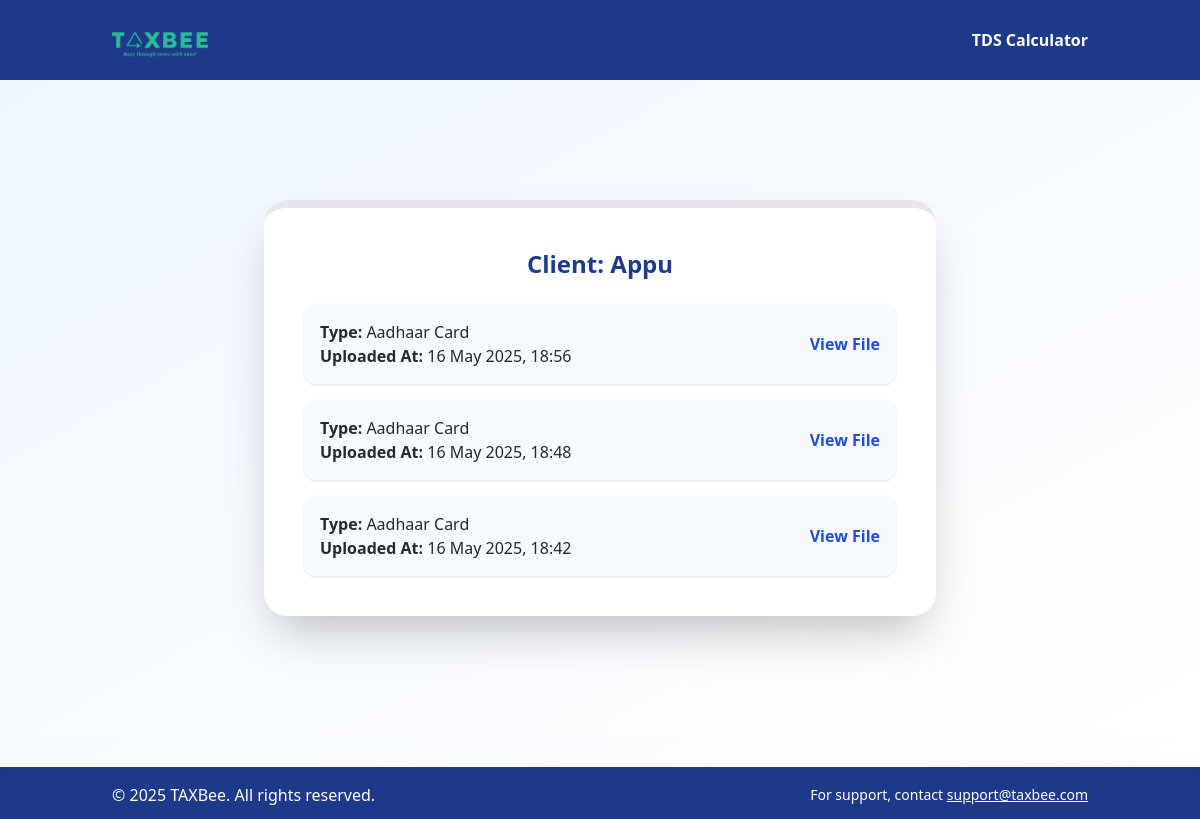
The app's page /ca/client/3/ (signed in), older data.
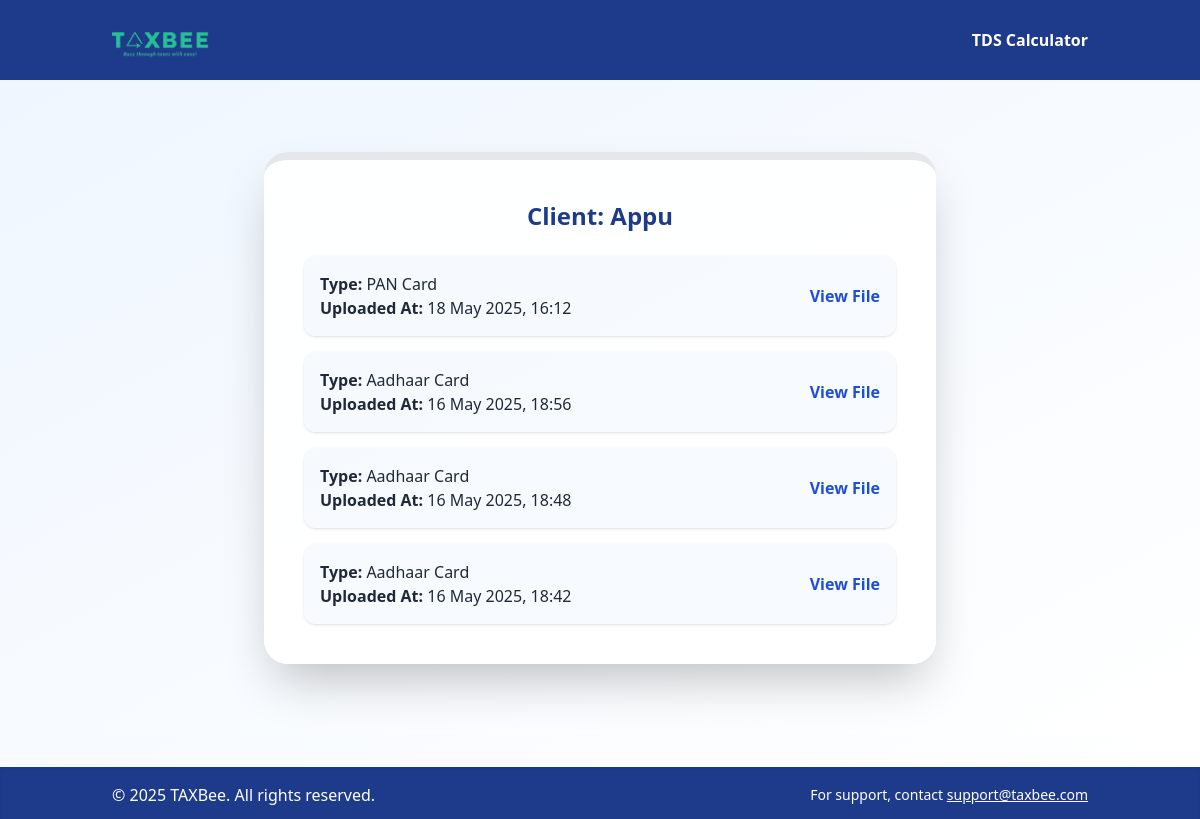
The same page, newer data.
### accounts/models.py (models this page shows, shortened)
class User(AbstractUser):
    ROLE_CHOICES = (
        ('client', 'Client'),
        ('ca', 'Chartered Accountant'),
    )
    role = models.CharField(max_length=10, choices=ROLE_CHOICES)
    assigned_ca = models.ForeignKey('self', null=True, blank=True, limit_choices_to={'role': 'ca'}, on_delete=models.SET_NULL)
    pan_number = models.CharField(max_length=20, blank=True, null=True)
    aadhar_number = models.CharField(max_length=20, blank=True, null=True)
    phone_number = models.CharField(max_length=20, blank=True, null=True)
    address = models.CharField(max_length=255, blank=True, null=True)
    bank_account = models.CharField(max_length=50, blank=True, null=True)

### clients/models.py (models this page shows, shortened)
class Document(models.Model):
    DOCUMENT_TYPES = [
        ('PAN', 'PAN Card'),
        ('AADHAAR', 'Aadhaar Card'),
        ('BANK', 'Bank Details / Passbook'),
        ('FORM16A', 'Form 16A'),
        ('INVOICE', 'Sales Invoices / Register'),
        ('PL', 'Profit & Loss Statement'),
        ('BS', 'Balance Sheet'),
        ('SALARY', 'Salary Slip'),
        ('FORM16B', 'Form 16B'),
        ('RENT', 'Rent Agreement'),
        ('CAPITAL_GAIN', 'Capital Gain Details'),
    ]
    client = models.ForeignKey(User, on_delete=models.CASCADE, related_name='documents')
    document_type = models.CharField(max_length=50, choices=DOCUMENT_TYPES)
    file = models.FileField(upload_to='uploads/')
    uploaded_at = models.DateTimeField(auto_now_add=True)

### ca/views.py (the view)
# urls.py: path('client/<int:pk>/', CAClientDetailView.as_view(), name='ca_client_detail'),
class CAClientDetailView(LoginRequiredMixin, UserPassesTestMixin, TemplateView):
    template_name = 'ca/client_detail.html'
    def test_func(self):
        return self.request.user.role == 'ca'
    def get_context_data(self, **kwargs):
        context = super().get_context_data(**kwargs)
        client = get_object_or_404(User, id=self.kwargs['pk'], role='client', assigned_ca=self.request.user)
        context['client'] = client
        context['documents'] = Document.objects.filter(client=client).order_by('-uploaded_at')
        return context

### ca/templates/ca/client_detail.html
{% extends "base.html" %}
{% block content %}
<div class="flex items-center justify-center min-h-[80vh] bg-gradient-to-br from-blue-50 to-white">
  <div class="bg-white/95 shadow-2xl rounded-3xl p-10 max-w-2xl w-full border-t-8 border-gold-400">
    <h1 class="text-2xl font-extrabold text-blue-900 mb-6 text-center">Client: {{ client.get_full_name|default:client.username }}</h1>
    {% if documents %}
      <div class="space-y-4">
        {% for doc in documents %}
          <div class="bg-blue-50/50 shadow rounded-xl p-4 flex flex-col md:flex-row md:items-center md:justify-between">
            <div>
              <p><strong>Type:</strong> {{ doc.get_document_type_display }}</p>
              <p><strong>Uploaded At:</strong> {{ doc.uploaded_at|date:"d M Y, H:i" }}</p>
            </div>
            <a href="{{ doc.file.url }}" target="_blank" class="text-blue-700 hover:underline font-semibold mt-2 md:mt-0">View File</a>
          </div>
        {% endfor %}
      </div>
    {% else %}
      <p class="text-center text-gray-600">No documents found.</p>
    {% endif %}
  </div>
</div>
{% endblock %}

### templates/base.html (shortened to what this page needs)
{% load static %}
<!DOCTYPE html>
<html lang="en">
<head>
  <script src="https://cdn.tailwindcss.com"></script>
</head>
<body class="bg-gradient-to-br from-blue-50 to-white min-h-screen flex flex-col text-gray-800">
  <header class="bg-blue-900 text-white shadow-lg">
    <div class="container mx-auto flex items-center justify-between py-4 px-6">
      <a href="/">
        <img src="{% static 'tax_portal/final.png' %}" alt="TaxBee Logo" class="h-12 w-auto object-contain" />
      </a>
      <a href="/tds_app/" class="text-white font-semibold hover:text-gold-400 transition">TDS Calculator</a>
    </div>
  </header>
  <main class="flex-1">
    {% block content %}{% endblock %}
  </main>
  <footer class="bg-blue-900 text-white py-4 mt-8 shadow-inner">
    <div class="container mx-auto flex flex-col md:flex-row justify-between items-center px-6">
      <span>&copy; {{ now|default:2025 }} TAXBee. All rights reserved.</span>
      <span class="text-sm">For support, contact <a href="mailto:support@taxbee.com" class="underline text-gold-300">support@taxbee.com</a></span>
    </div>
  </footer>
</body>
</html>

Row changes from the older to the newer data that the page shows:
added Document: document_type "PAN Card", uploaded_at "18 May 2025, 16:12"
